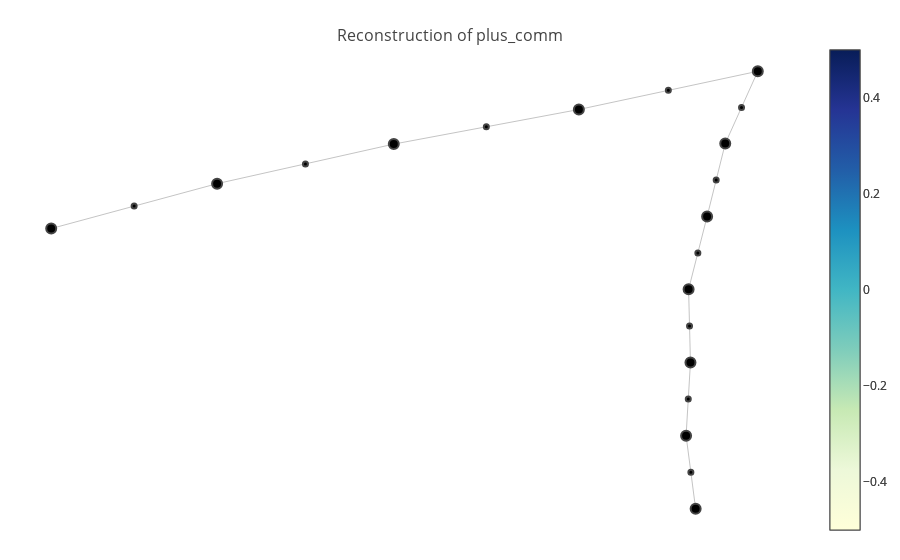

Source (notebook cell):
### Code cell
from ml4tputils.visualize import *

#tgtlem = "foo1"
#file = "/Users/dehuang/Documents/research/ml4tp/ex/foo1.dump"
tgtlem = "plus_comm"
file = "/Users/dehuang/Documents/research/ml4tp/ex/foo9.dump"
vis = Visualize(f_display=True, f_jupyter=True, f_verbose=False, tgtlem=tgtlem)
tactrs = vis.visualize_file(file)

### Figure 1 — Plotly figure (JSON) as saved in the notebook; plotly's stock layout.template omitted (floating-point values rounded to 4 significant figures)
{"data": [{"hoverinfo": null, "line": {"color": "#888", "width": 0.5}, "mode": "lines", "type": "scatter", "x": [0.2573, 0.02109, null, 0.2573, 0.2143, null, 0.02109, -0.2232, null, 0.2143, 0.1904, null, -0.2232, -0.4565, null, -0.4565, -0.6755, null, 0.1904, 0.1659, null, 0.1659, 0.1684, null, 0.1684, 0.1626, null, 0.1626, 0.1752, null], "y": [0.6578, 0.5129, null, 0.6578, 0.3839, null, 0.5129, 0.3818, null, 0.3839, 0.1077, null, 0.3818, 0.2318, null, 0.2318, 0.06167, null, 0.1077, -0.1686, null, -0.1686, -0.4459, null, -0.4459, -0.7231, null, -0.7231, -1, null]}, {"hoverinfo": "text", "marker": {"color": [], "colorscale": "YIGnBu", "line": {"width": 2}, "reversescale": true, "showscale": true, "size": 10}, "mode": "markers", "text": ["gid: 10<br><br>=====================<br>forall n m : nat, n + m = m + n", "gid: 15<br><br>=====================<br>forall m : nat, 0 + m = m + 0", "gid: 18<br>n: nat<br>IHn: forall m : nat, n + m = m + n<br>=====================<br>forall m : nat, S n + m = m + S n", "gid: 19<br>m: nat<br>=====================<br>0 + m = m + 0", "gid: 21<br>m: nat<br>=====================<br>m = m + 0", "gid: t2", "gid: 22<br>n: nat<br>IHn: forall m : nat, n + m = m + n<br>m: nat<br>=====================<br>S n + m = m + S n", "gid: 24<br>n: nat<br>IHn: forall m : nat, n + m = m + n<br>m: nat<br>=====================<br>S (n + m) = m + S n", "gid: 25<br>n: nat<br>IHn: forall m : nat, n + m = m + n<br>m: nat<br>=====================<br>S (m + n) = m + S n", "gid: 26<br>n: nat<br>IHn: forall m : nat, n + m = m + n<br>m: nat<br>=====================<br>S (m + n) = m + S n", "gid: t3"], "type": "scatter", "x": [0.2573, 0.02109, 0.2143, -0.2232, -0.4565, -0.6755, 0.1904, 0.1659, 0.1684, 0.1626, 0.1752], "y": [0.6578, 0.5129, 0.3839, 0.3818, 0.2318, 0.06167, 0.1077, -0.1686, -0.4459, -0.7231, -1]}, {"hoverinfo": "text", "marker": {"color": [], "colorscale": "YIGnBu", "line": {"width": 2}, "reversescale": true, "showscale": true, "size": 5}, "mode": "markers", "text": ["ftac: induction n", "ftac: induction n", "ftac: intro", "ftac: simpl", "ftac: apply plus_zero", "ftac: intro", "ftac: simpl", "ftac: rewrite IHn", "ftac: simpl", "ftac: apply S_comm"], "type": "scatter", "x": [0.1392, 0.2358, -0.1011, -0.3399, -0.566, 0.2023, 0.1782, 0.1672, 0.1655, 0.1689], "y": [0.5853, 0.5208, 0.4473, 0.3068, 0.1468, 0.2458, -0.03045, -0.3072, -0.5845, -0.8615]}], "layout": {"hovermode": "closest", "margin": {"b": 20, "l": 5, "r": 5, "t": 40}, "showlegend": false, "title": "<br>Reconstruction of plus_comm", "titlefont": {"size": 16}, "xaxis": {"showgrid": false, "showticklabels": false, "zeroline": false}, "yaxis": {"showgrid": false, "showticklabels": false, "zeroline": false}}}
